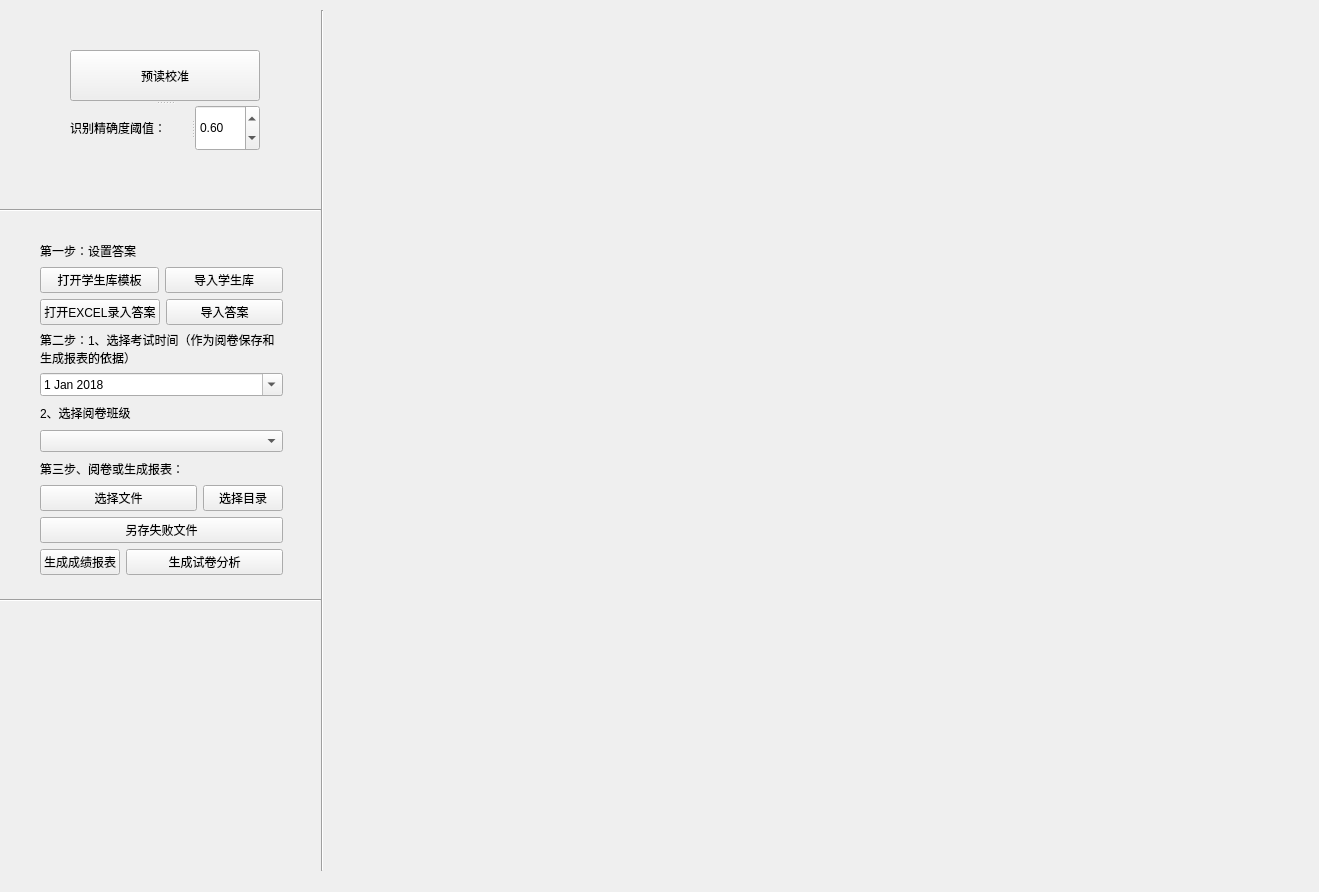
<?xml version="1.0" encoding="UTF-8"?>
<ui version="4.0">
 <class>MainWindow</class>
 <widget class="QMainWindow" name="MainWindow">
  <property name="geometry">
   <rect>
    <x>0</x>
    <y>0</y>
    <width>1319</width>
    <height>892</height>
   </rect>
  </property>
  <property name="windowTitle">
   <string>多宝阅卷</string>
  </property>
  <widget class="QWidget" name="centralWidget">
   <widget class="QWidget" name="layoutWidget">
    <property name="geometry">
     <rect>
      <x>40</x>
      <y>240</y>
      <width>243</width>
      <height>335</height>
     </rect>
    </property>
    <layout class="QGridLayout" name="gridLayout">
     <item row="0" column="0" colspan="3">
      <widget class="QLabel" name="label_3">
       <property name="text">
        <string>第一步：设置答案</string>
       </property>
      </widget>
     </item>
     <item row="1" column="0" colspan="3">
      <layout class="QHBoxLayout" name="horizontalLayout">
       <item>
        <widget class="QPushButton" name="pushButton_8">
         <property name="text">
          <string>打开学生库模板</string>
         </property>
        </widget>
       </item>
       <item>
        <widget class="QPushButton" name="pushButton">
         <property name="text">
          <string>导入学生库</string>
         </property>
        </widget>
       </item>
      </layout>
     </item>
     <item row="2" column="0" colspan="3">
      <layout class="QHBoxLayout" name="horizontalLayout_2">
       <item>
        <widget class="QPushButton" name="pushButton_1">
         <property name="text">
          <string>打开EXCEL录入答案</string>
         </property>
        </widget>
       </item>
       <item>
        <widget class="QPushButton" name="pushButton_2">
         <property name="text">
          <string>导入答案</string>
         </property>
        </widget>
       </item>
      </layout>
     </item>
     <item row="3" column="0" colspan="3">
      <widget class="QLabel" name="label">
       <property name="layoutDirection">
        <enum>Qt::LeftToRight</enum>
       </property>
       <property name="autoFillBackground">
        <bool>false</bool>
       </property>
       <property name="lineWidth">
        <number>3</number>
       </property>
       <property name="text">
        <string>第二步：1、选择考试时间（作为阅卷保存和生成报表的依据）</string>
       </property>
       <property name="textFormat">
        <enum>Qt::PlainText</enum>
       </property>
       <property name="scaledContents">
        <bool>false</bool>
       </property>
       <property name="wordWrap">
        <bool>true</bool>
       </property>
      </widget>
     </item>
     <item row="4" column="0" colspan="3">
      <widget class="QDateEdit" name="dateEdit">
       <property name="showGroupSeparator" stdset="0">
        <bool>false</bool>
       </property>
       <property name="dateTime">
        <datetime>
         <hour>0</hour>
         <minute>0</minute>
         <second>0</second>
         <year>2018</year>
         <month>1</month>
         <day>1</day>
        </datetime>
       </property>
       <property name="calendarPopup">
        <bool>true</bool>
       </property>
      </widget>
     </item>
     <item row="5" column="0" colspan="3">
      <widget class="QLabel" name="label_5">
       <property name="layoutDirection">
        <enum>Qt::LeftToRight</enum>
       </property>
       <property name="autoFillBackground">
        <bool>false</bool>
       </property>
       <property name="lineWidth">
        <number>3</number>
       </property>
       <property name="text">
        <string>2、选择阅卷班级</string>
       </property>
       <property name="textFormat">
        <enum>Qt::PlainText</enum>
       </property>
       <property name="scaledContents">
        <bool>false</bool>
       </property>
       <property name="wordWrap">
        <bool>true</bool>
       </property>
      </widget>
     </item>
     <item row="6" column="0" colspan="3">
      <widget class="QComboBox" name="comboBox_2"/>
     </item>
     <item row="7" column="0" colspan="3">
      <widget class="QLabel" name="label_6">
       <property name="layoutDirection">
        <enum>Qt::LeftToRight</enum>
       </property>
       <property name="autoFillBackground">
        <bool>false</bool>
       </property>
       <property name="lineWidth">
        <number>3</number>
       </property>
       <property name="text">
        <string>第三步、阅卷或生成报表：</string>
       </property>
       <property name="textFormat">
        <enum>Qt::PlainText</enum>
       </property>
       <property name="scaledContents">
        <bool>false</bool>
       </property>
       <property name="wordWrap">
        <bool>true</bool>
       </property>
      </widget>
     </item>
     <item row="8" column="0" colspan="2">
      <widget class="QPushButton" name="pushButton_3">
       <property name="text">
        <string>选择文件</string>
       </property>
      </widget>
     </item>
     <item row="8" column="2">
      <widget class="QPushButton" name="pushButton_4">
       <property name="text">
        <string>选择目录</string>
       </property>
      </widget>
     </item>
     <item row="9" column="0" colspan="3">
      <widget class="QPushButton" name="pushButton_7">
       <property name="text">
        <string>另存失败文件</string>
       </property>
      </widget>
     </item>
     <item row="10" column="0">
      <widget class="QPushButton" name="pushButton_5">
       <property name="text">
        <string>生成成绩报表</string>
       </property>
      </widget>
     </item>
     <item row="10" column="1" colspan="2">
      <widget class="QPushButton" name="pushButton_6">
       <property name="text">
        <string>生成试卷分析</string>
       </property>
      </widget>
     </item>
    </layout>
   </widget>
   <widget class="Line" name="line">
    <property name="geometry">
     <rect>
      <x>312</x>
      <y>10</y>
      <width>21</width>
      <height>861</height>
     </rect>
    </property>
    <property name="sizePolicy">
     <sizepolicy hsizetype="Expanding" vsizetype="Expanding">
      <horstretch>0</horstretch>
      <verstretch>0</verstretch>
     </sizepolicy>
    </property>
    <property name="midLineWidth">
     <number>0</number>
    </property>
    <property name="orientation">
     <enum>Qt::Vertical</enum>
    </property>
   </widget>
   <widget class="QLabel" name="label_4">
    <property name="geometry">
     <rect>
      <x>400</x>
      <y>550</y>
      <width>391</width>
      <height>17</height>
     </rect>
    </property>
    <property name="text">
     <string/>
    </property>
   </widget>
   <widget class="Line" name="line_2">
    <property name="geometry">
     <rect>
      <x>0</x>
      <y>200</y>
      <width>321</width>
      <height>20</height>
     </rect>
    </property>
    <property name="orientation">
     <enum>Qt::Horizontal</enum>
    </property>
   </widget>
   <widget class="QSplitter" name="splitter_2">
    <property name="geometry">
     <rect>
      <x>70</x>
      <y>50</y>
      <width>190</width>
      <height>101</height>
     </rect>
    </property>
    <property name="orientation">
     <enum>Qt::Vertical</enum>
    </property>
    <widget class="QPushButton" name="pushButton_9">
     <property name="text">
      <string>预读校准</string>
     </property>
    </widget>
    <widget class="QSplitter" name="splitter">
     <property name="orientation">
      <enum>Qt::Horizontal</enum>
     </property>
     <widget class="QLabel" name="label_2">
      <property name="text">
       <string>识别精确度阈值：</string>
      </property>
     </widget>
     <widget class="QDoubleSpinBox" name="doubleSpinBox">
      <property name="decimals">
       <number>2</number>
      </property>
      <property name="minimum">
       <double>0.100000000000000</double>
      </property>
      <property name="maximum">
       <double>1.000000000000000</double>
      </property>
      <property name="singleStep">
       <double>0.010000000000000</double>
      </property>
      <property name="value">
       <double>0.600000000000000</double>
      </property>
     </widget>
    </widget>
   </widget>
   <widget class="QLabel" name="stuID_label">
    <property name="geometry">
     <rect>
      <x>60</x>
      <y>640</y>
      <width>151</width>
      <height>61</height>
     </rect>
    </property>
    <property name="text">
     <string/>
    </property>
   </widget>
   <widget class="QLabel" name="score_label">
    <property name="geometry">
     <rect>
      <x>60</x>
      <y>760</y>
      <width>151</width>
      <height>61</height>
     </rect>
    </property>
    <property name="text">
     <string/>
    </property>
   </widget>
   <widget class="Line" name="line_3">
    <property name="geometry">
     <rect>
      <x>0</x>
      <y>590</y>
      <width>321</width>
      <height>20</height>
     </rect>
    </property>
    <property name="orientation">
     <enum>Qt::Horizontal</enum>
    </property>
   </widget>
  </widget>
 </widget>
 <resources/>
 <connections/>
</ui>
